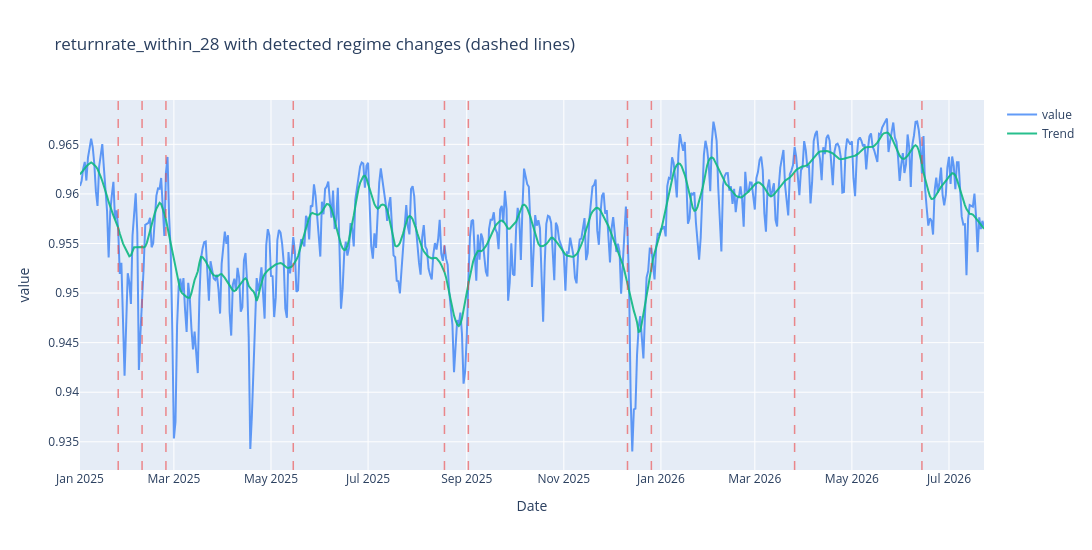

Notebook code for this chart:
### Code cell
# Chart — observed series with detected change-points marked
plot_changepoints(rrw_decomp, changepoint_dates, title=f'{metric_col} with detected regime changes (dashed lines)').show()

### Figure 1 — Plotly figure (JSON) as saved in the notebook; plotly's stock layout.template omitted (floating-point values rounded to 4 significant figures; data arrays with more than 128 entries replaced by an {"elided": "..."} marker saying what was removed)
{"data": [{"line": {"color": "rgba(59,130,246,0.8)"}, "name": "value", "type": "scatter", "x": {"elided": "569 str values"}, "y": {"elided": "569 float values"}}, {"line": {"color": "rgba(16,185,129,0.9)", "width": 2}, "name": "Trend", "type": "scatter", "x": {"elided": "569 str values"}, "y": {"elided": "569 float values"}}], "layout": {"height": 550, "shapes": [{"line": {"color": "rgba(239,68,68,0.6)", "dash": "dash", "width": 1.5}, "type": "line", "x0": "2025-01-25T00:00:00", "x1": "2025-01-25T00:00:00", "xref": "x", "y0": 0, "y1": 1, "yref": "y domain"}, {"line": {"color": "rgba(239,68,68,0.6)", "dash": "dash", "width": 1.5}, "type": "line", "x0": "2025-02-09T00:00:00", "x1": "2025-02-09T00:00:00", "xref": "x", "y0": 0, "y1": 1, "yref": "y domain"}, {"line": {"color": "rgba(239,68,68,0.6)", "dash": "dash", "width": 1.5}, "type": "line", "x0": "2025-02-24T00:00:00", "x1": "2025-02-24T00:00:00", "xref": "x", "y0": 0, "y1": 1, "yref": "y domain"}, {"line": {"color": "rgba(239,68,68,0.6)", "dash": "dash", "width": 1.5}, "type": "line", "x0": "2025-05-15T00:00:00", "x1": "2025-05-15T00:00:00", "xref": "x", "y0": 0, "y1": 1, "yref": "y domain"}, {"line": {"color": "rgba(239,68,68,0.6)", "dash": "dash", "width": 1.5}, "type": "line", "x0": "2025-08-18T00:00:00", "x1": "2025-08-18T00:00:00", "xref": "x", "y0": 0, "y1": 1, "yref": "y domain"}, {"line": {"color": "rgba(239,68,68,0.6)", "dash": "dash", "width": 1.5}, "type": "line", "x0": "2025-09-02T00:00:00", "x1": "2025-09-02T00:00:00", "xref": "x", "y0": 0, "y1": 1, "yref": "y domain"}, {"line": {"color": "rgba(239,68,68,0.6)", "dash": "dash", "width": 1.5}, "type": "line", "x0": "2025-12-11T00:00:00", "x1": "2025-12-11T00:00:00", "xref": "x", "y0": 0, "y1": 1, "yref": "y domain"}, {"line": {"color": "rgba(239,68,68,0.6)", "dash": "dash", "width": 1.5}, "type": "line", "x0": "2025-12-26T00:00:00", "x1": "2025-12-26T00:00:00", "xref": "x", "y0": 0, "y1": 1, "yref": "y domain"}, {"line": {"color": "rgba(239,68,68,0.6)", "dash": "dash", "width": 1.5}, "type": "line", "x0": "2026-03-26T00:00:00", "x1": "2026-03-26T00:00:00", "xref": "x", "y0": 0, "y1": 1, "yref": "y domain"}, {"line": {"color": "rgba(239,68,68,0.6)", "dash": "dash", "width": 1.5}, "type": "line", "x0": "2026-06-14T00:00:00", "x1": "2026-06-14T00:00:00", "xref": "x", "y0": 0, "y1": 1, "yref": "y domain"}], "title": {"text": "returnrate_within_28 with detected regime changes (dashed lines)"}, "width": 1400, "xaxis": {"title": {"text": "Date"}}, "yaxis": {"title": {"text": "value"}}}}
